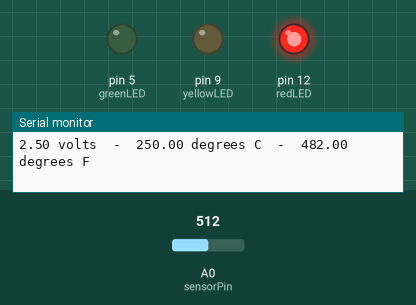
This sketch was run on a simulated Arduino Uno, built with avr-gcc and run on an emulated ATmega328P. Parts: output pins drawn as LEDs (lit = HIGH), the last lines printed to the serial monitor. Inputs (shaded band) come from the test bench; at power-on: A0 (sensorPin) = 512.

Above: at 1.8 s.
1.9 s: A0 (sensorPin) set to 53
3.4 s: A0 (sensorPin) set to 47
At 5.2 s:
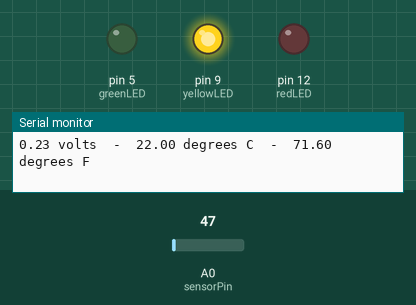
5.5 s: A0 (sensorPin) set to 0
At 7.0 s:
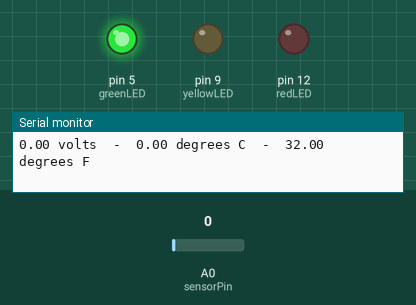
7.5 s: A0 (sensorPin) set to 80
At 8.6 s:
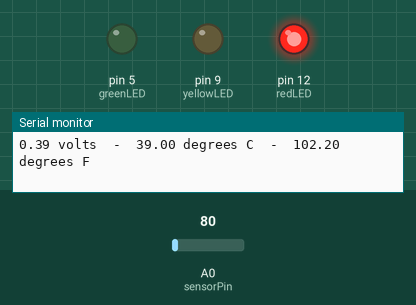
Timing chart, 0 to 10.5 s (numbered marks = the images above; inputs shaded):
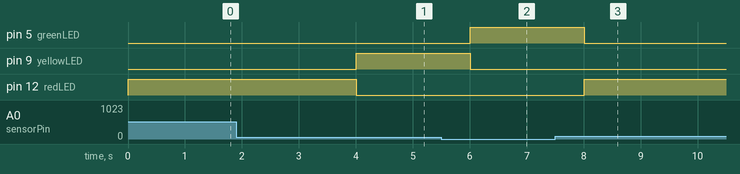

Measured:
- the behaviour switches between 50 and 49 on A0 (sensorPin) (found by bisection; images 0 and 1)
- after the input at 3.4 s, pin 9 (yellowLED): LOW → HIGH after 0.61 s; pin 12 (redLED): HIGH → LOW after 0.61 s
- after the input at 5.5 s, pin 5 (greenLED): LOW → HIGH after 0.51 s; pin 9 (yellowLED): HIGH → LOW after 0.51 s
- after the input at 7.5 s, pin 5 (greenLED): HIGH → LOW after 0.52 s; pin 12 (redLED): LOW → HIGH after 0.52 s

The sketch:

Project_21.2_LM35_Temperature_Meter.ino
```cpp
//**********************************************************************************
#define sensorPin  A0
#define greenLED 5
#define yellowLED 9
#define redLED 12

void setup()
{
  Serial.begin(9600);
  pinMode(sensorPin, INPUT);
  pinMode(greenLED, OUTPUT);
  pinMode(yellowLED, OUTPUT);
  pinMode(redLED, OUTPUT);
}

void loop()
{
  long reading = analogRead(sensorPin);
  float voltage = reading * 5.0;
  voltage /= 1024.0;
  float temperatureC = (500 * reading) /1024 ;
  float temperatureF = (temperatureC * 9.0 / 5.0) + 32.0;
  Serial.print(voltage); Serial.print(" volts  -  ");
  Serial.print(temperatureC); Serial.print(" degrees C  -  ");
  Serial.print(temperatureF); Serial.println(" degrees F");

  if (temperatureF >= 75) {
    digitalWrite(greenLED, LOW);
    digitalWrite(yellowLED, LOW);
    digitalWrite(redLED, HIGH);
  }
  else if (temperatureF >= 70 && temperatureF < 75) {
    digitalWrite(greenLED, LOW);
    digitalWrite(yellowLED, HIGH);
    digitalWrite(redLED, LOW);
  }
  else {
    digitalWrite(greenLED, HIGH);
    digitalWrite(yellowLED, LOW);
    digitalWrite(redLED, LOW);
  }

  delay(1000);
}
//**********************************************************************************
```
